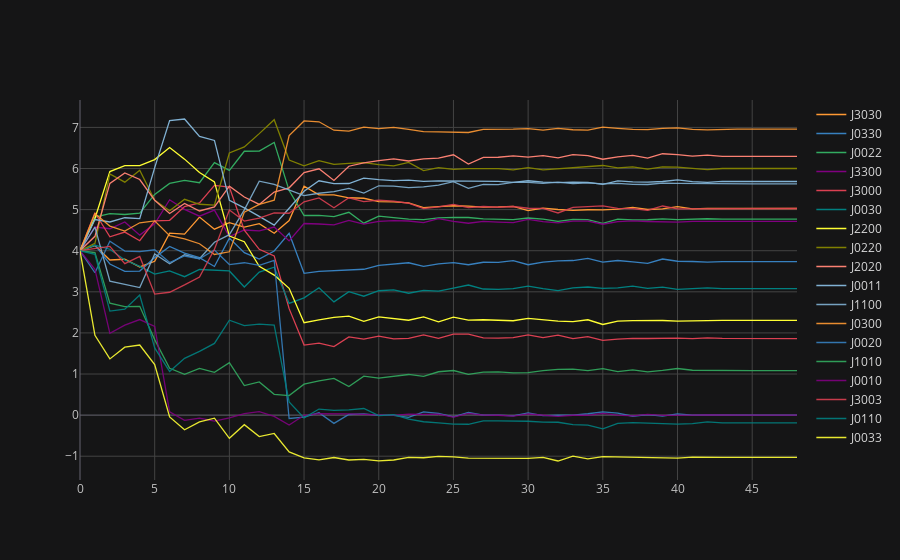

Here is the notebook cell this chart was saved with:
### Code cell
Optimizer.load('../data/new_nets/doublefredkin_diagonal(0).pickle').plot_parameters_history()
